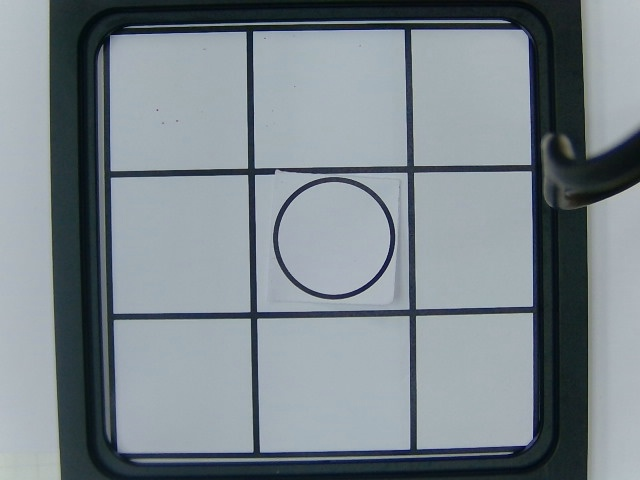
#> input picture image/1.jpg, 640 x 480 px, found by its file name
$ python diff_img.py
#> lines starting #> are read from the running program, lines starting #| are printed output that depends on the picture
import matplotlib.pyplot as plt
import numpy as np
import cv2

def compare_images(image1_path, image2_path):
    """
    2つの画像を比較し、差分を表示する関数。

    Args:
        image1_path (str): 1つ目の画像のパス
        image2_path (str): 2つ目の画像のパス
    """
#> called with image1_path = 'image/1.jpg', image2_path = 'image/2.jpg'

    # 画像を読み込む
    image1 = cv2.imread(image1_path)
#> image1 is the input picture: shape (480, 640, 3); mean B, G, R 140.6, 134.3, 123.9
    image2 = cv2.imread(image2_path)
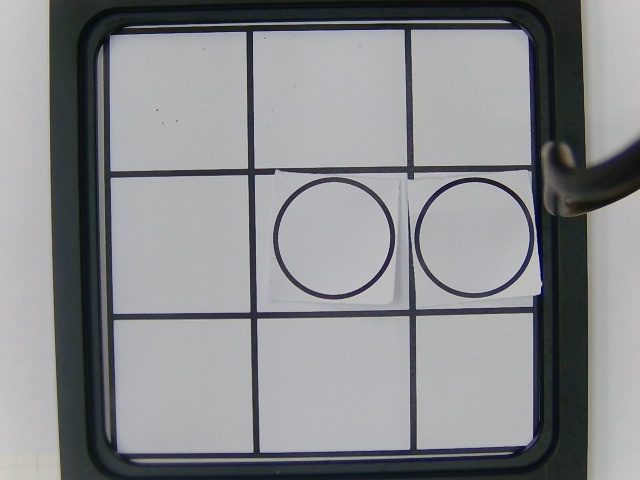
#> input picture image/2.jpg, 640 x 480 px, found by its file name
#> image2 is the input picture: shape (480, 640, 3); mean B, G, R 140.6, 138.1, 136.3
    print(image1.shape)
#| (480, 640, 3)
    print(image2.shape)
#| (480, 640, 3)
    # 差分画像を計算
    diff = cv2.absdiff(image1, image2)
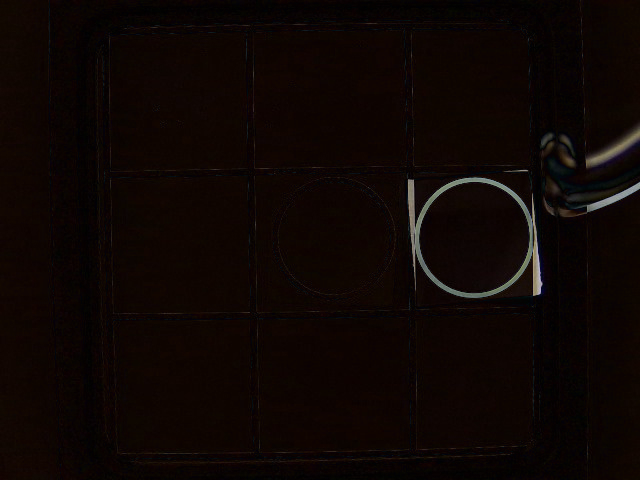
#> diff: shape (480, 640, 3); mean B, G, R 3.7, 6.1, 14.1

    # グレースケールに変換
    gray2 = cv2.cvtColor(image2, cv2.COLOR_BGR2GRAY)
    gray_diff = cv2.cvtColor(diff, cv2.COLOR_BGR2GRAY)

    # BGRからRGBに変換
    image1_rgb = cv2.cvtColor(image1, cv2.COLOR_BGR2RGB)
    image2_rgb = cv2.cvtColor(image2, cv2.COLOR_BGR2RGB)

    # カラーマップを適用するために差分画像を正規化
    norm_diff = gray_diff / np.max(gray_diff)

    # 差分画像に重みをかけて2枚目の画像の色に反映
    diff_img = cv2.addWeighted(gray2, 0.1, gray_diff, 2, 100)
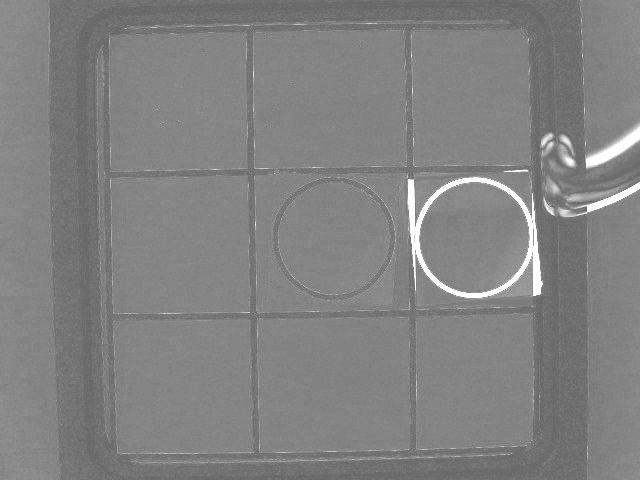
#> diff_img: shape (480, 640); min 101, max 255, mean 129.2

    diff_colored = np.zeros_like(image2_rgb)
    diff_colored[..., 0] = image2_rgb[..., 0] * norm_diff
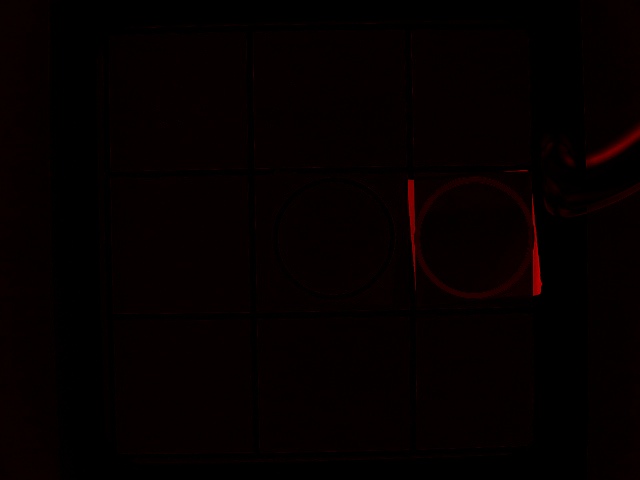
#> diff_colored: shape (480, 640, 3); mean R, G, B 5.4, 0, 0
    diff_colored[..., 1] = image2_rgb[..., 1] * norm_diff
    diff_colored[..., 2] = image2_rgb[..., 2] * norm_diff

    # 結果をMatplotlibで表示
    fig, axes = plt.subplots(2, 2, figsize=(10, 10))

    # 1枚目の画像を表示
    axes[0, 0].imshow(image1_rgb)
    axes[0, 0].set_title("Image 1")
    axes[0, 0].axis("off")

    # 2枚目の画像を表示
    axes[0, 1].imshow(image2_rgb)
    axes[0, 1].set_title("Image 2")
    axes[0, 1].axis("off")

    # 差分画像（グレースケール）を表示
    axes[1, 0].imshow(diff_img, cmap="gray")
    axes[1, 0].set_title("Difference (Grayscale)")
    axes[1, 0].axis("off")

    # 差分画像（カラー）を表示
    axes[1, 1].imshow(diff_colored)
    axes[1, 1].set_title("Difference (Colored)")
    axes[1, 1].axis("off")

    plt.tight_layout()
    plt.show()


if __name__ == "__main__":
    # 2つの画像を比較して違いを検出
    image1_path = "image/1.jpg"
    image2_path = "image/2.jpg"
    compare_images(image1_path, image2_path)
